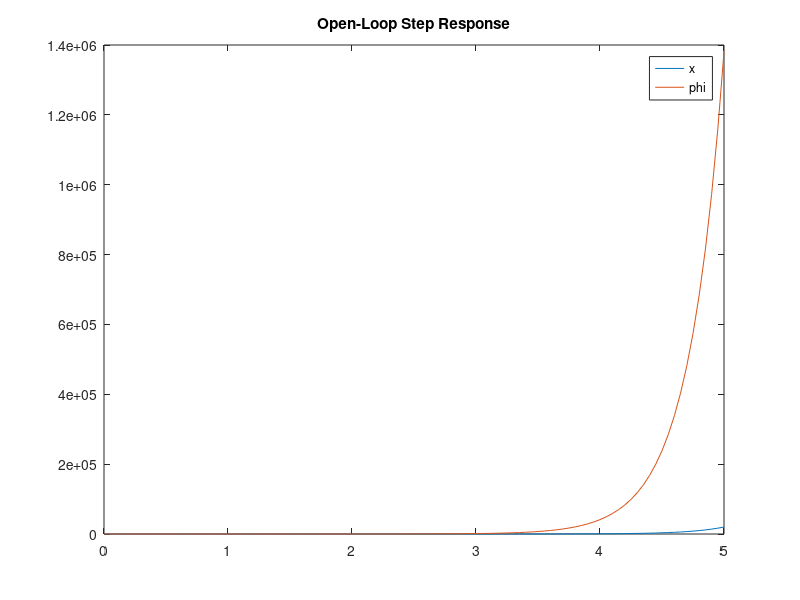
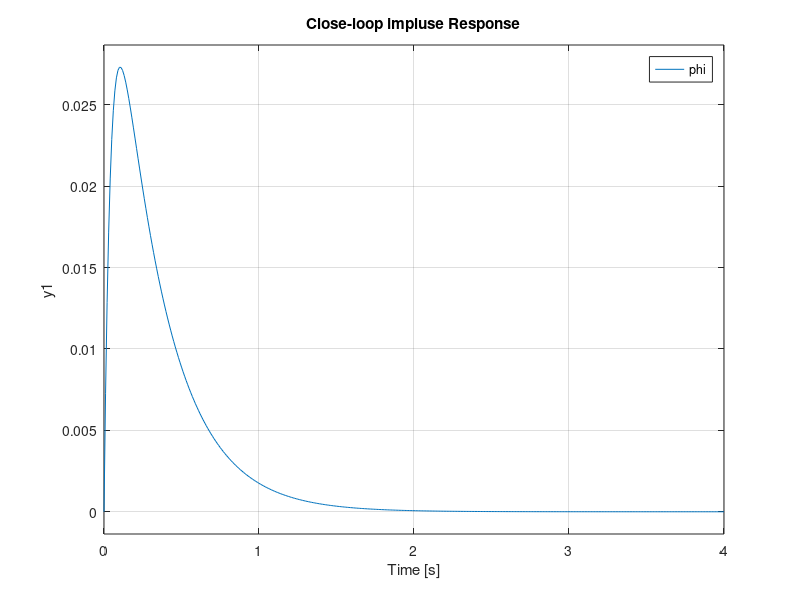
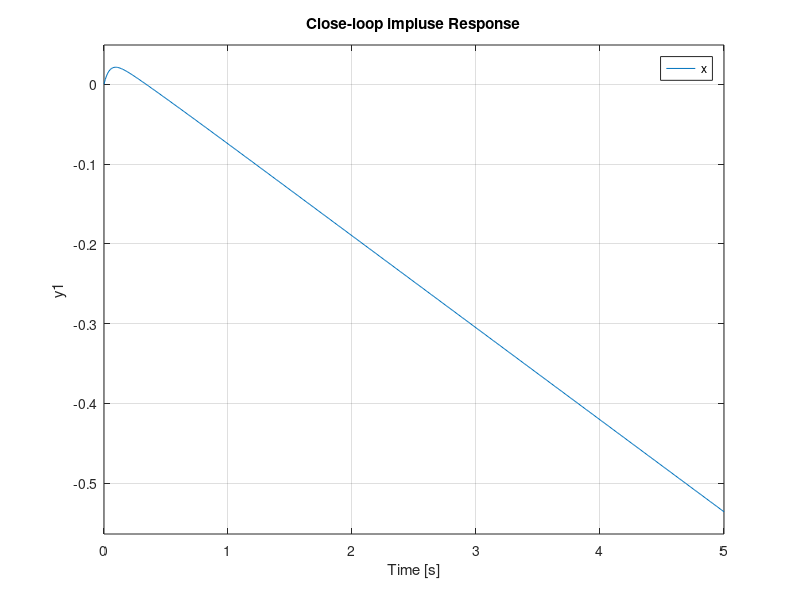

Write the MATLAB code that produced these figures, in order.
%%% author:廖洽源 %%%
% https://zhuanlan.zhihu.com/p/54071212
%Modeling
%%Transfer Function
mCart = 1.42;  
mPend = 0.12;
b = 0.1;     % 阻尼系数
I = 0.014;     % 转动惯量
g = 9.8;
L = 0.188;
q = (mCart+mPend)*(I+mPend*L^2)-(mPend*L)^2;
s = tf('s');
P_cart = (((I+mPend*L^2)/q)*s^2 - (mPend*g*L/q))/(s^4 + (b*(I + mPend*L^2))*s^3/q - ((mCart + mPend)*mPend*g*L)*s^2/q - b*mPend*g*L*s/q);
P_pend = (mPend*L*s/q)/(s^3 + (b*(I + mPend*L^2))*s^2/q - ((mCart + mPend)*mPend*g*L)*s/q - b*mPend*g*L/q);
sys_tf = [P_cart ; P_pend]
inputs = {'u'};
outputs = {'x'; 'phi'};
set(sys_tf,'InputName',inputs)
set(sys_tf,'OutputName',outputs)

t = 0:0.05:5;
u = ones(size(t));
[y,t] = lsim(sys_tf,u,t);
figure ;
plot(t,y) ;
title('Open-Loop Step Response') ;
% axis([0 3 0 50]) ;
legend('x','phi');

% PID环节
Kp = 100;
Ki = 1;
Kd = 30;
C = pid(Kp,Ki,Kd);
T1 = feedback(P_pend,C);
t=0:0.01:4;
figure;
impulse(T1,t)
title('Close-loop impluse Response')
legend('phi');
figure;
T2 = feedback(1,P_pend*C)*P_cart;
t = 0:0.01:5;
impulse(T2, t);
title('Close-loop impluse Response')
legend('x');

